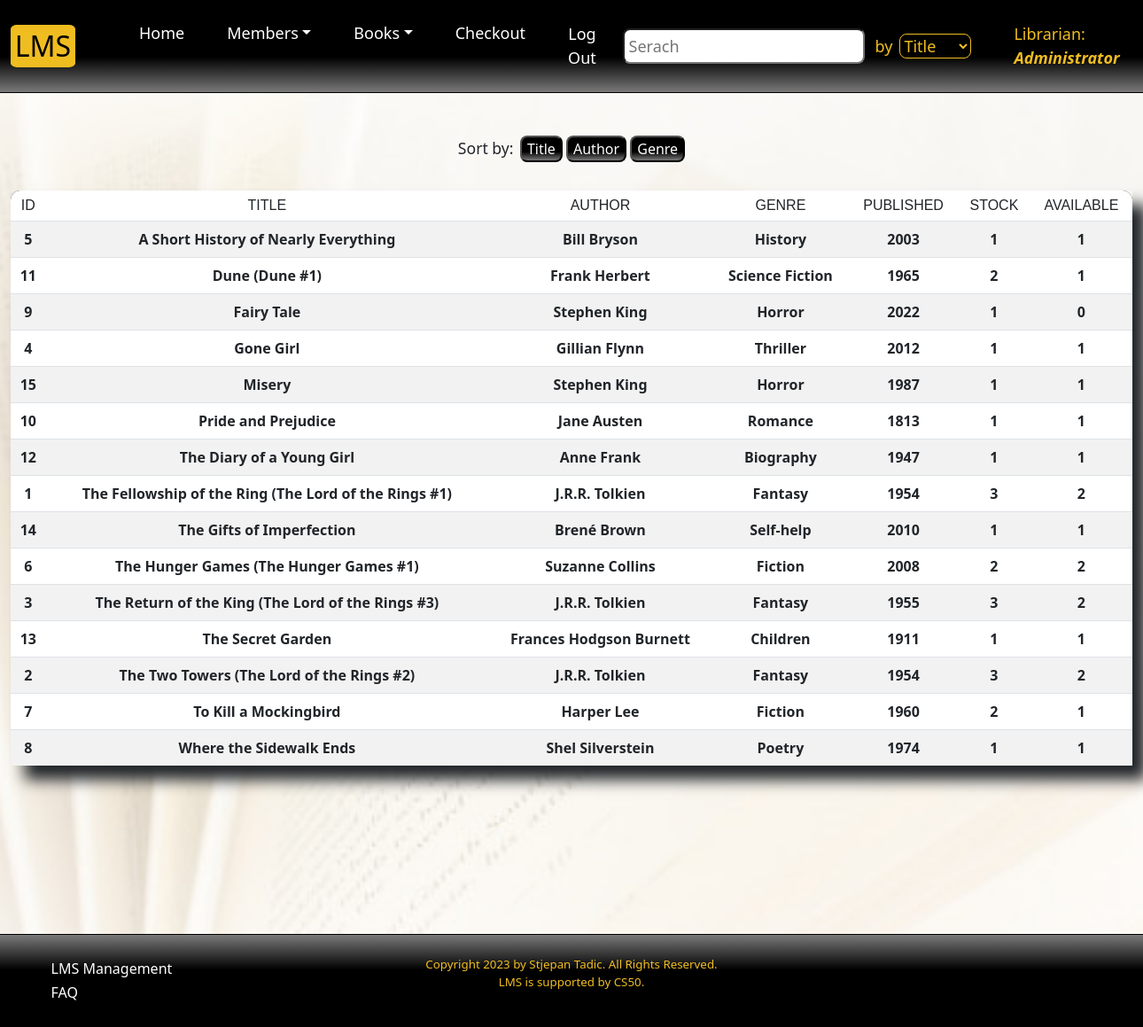
Page /catalogue (signed in) on the earlier database version.
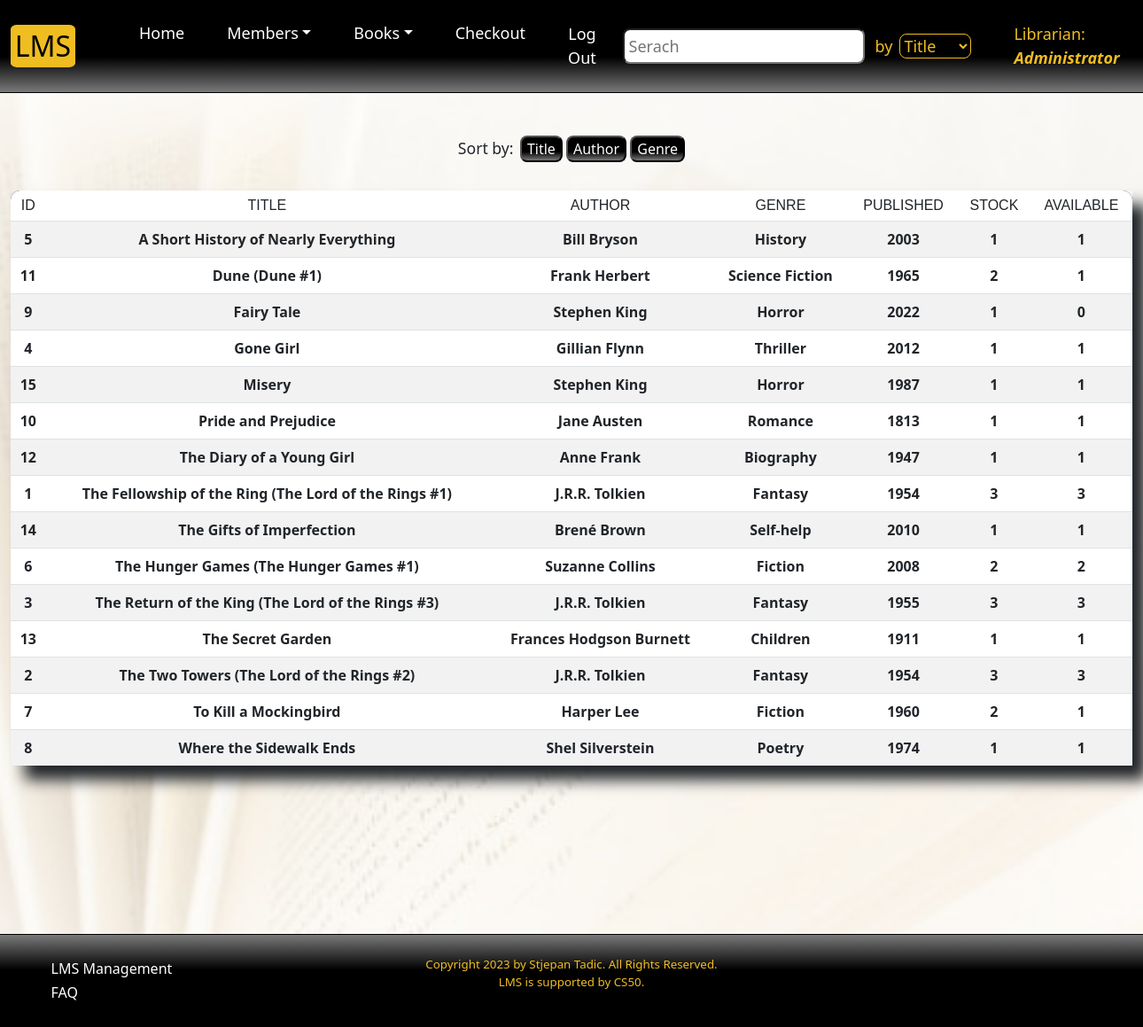
Same page on the later database version.
### tables this page shows
CREATE TABLE "books" ("id" INTEGER PRIMARY KEY AUTOINCREMENT UNIQUE NOT NULL, "title" TEXT NOT NULL, "author" TEXT NOT NULL, "genre" TEXT NOT NULL, "year" TEXT NOT NULL, "stock" INTEGER NOT NULL, "available" INTEGER NOT NULL, time TIMESTAMP NOT NULL DEFAULT CURRENT_TIMESTAMP);

### app.py (the view)
@app.route('/catalogue')
@login_required
def catalogue():
    user_id = session['user_id']
    name = db.execute('SELECT name FROM staff WHERE staff_id = ?', user_id)[0]['name']
    if request.args.get('sort') == 'title':
        return redirect('/catalogue')
    elif request.args.get('sort') == 'author':
        books = db.execute('SELECT * FROM books ORDER BY author ASC')
        return render_template('catalogue.html', books=books, name=name)
    elif request.args.get('sort') == 'genre':
        books = db.execute('SELECT * FROM books ORDER BY genre ASC')
        return render_template('catalogue.html', books=books, name=name)
    books = db.execute('SELECT * FROM books ORDER BY title ASC')
    return render_template('catalogue.html', books=books, name=name)

### app.py (called while the page is built)
@app.after_request
def after_request(response):
    response.headers["Cache-Control"] = "no-cache, no-store, must-revalidate"
    response.headers["Expires"] = 0
    response.headers["Pragma"] = "no-cache"
    return response

def login_required(f):
    @wraps(f)
    def decorated_function(*args, **kwargs):
        if session.get("user_id") is None:
            return redirect("/login")
        return f(*args, **kwargs)
    return decorated_function

### templates/catalogue.html (shortened to what this page needs)
{% extends "layout.html" %}
{% block search %}
<input id="search" class="search me-2" onkeyup="searchCatalogue()" type="search" name="query" autocomplete="off" placeholder="Serach" aria-label="Search" autofocus>
<span class="by">by</span>
<select name="field" id="field" class="select">
    <option value="title">Title</option>
</select>
{% endblock %}
{% block main %}
<div class="sort">
    <span class="sort-by">Sort by:</span>
    <a href="/catalogue?sort=title"><button class="button">Title</button></a>
    <a href="/catalogue?sort=author"><button class="button">Author</button></a>
    <a href="/catalogue?sort=genre"><button class="button">Genre</button></a>
</div>
<div class="wrapper">
<table id='books' class="table table-striped">
    <thead class="sticky-top table-top">
        <tr>
            <th scope="col" style="border-radius: 0.7rem 0 0 0;">ID</th>
            <th scope="col">TITLE</th>
            <th scope="col">AUTHOR</th>
            <th scope="col">GENRE</th>
            <th scope="col">PUBLISHED</th>
            <th scope="col">STOCK</th>
            <th scope="col" style="border-radius: 0 0.7rem 0 0;">AVAILABLE</th>
        </tr>
    </thead>
    <tbody>
        {% for book in books %}
        <tr class="row-data">
            <td>{{ book.id }}</td>
            <td>{{ book.title }}</td>
            <td>{{ book.author }}</td>
            <td>{{ book.genre }}</td>
            <td>{{ book.year }}</td>
            <td>{{ book.stock }}</td>
            <td>{{ book.available }}</td>
        </tr>
        {% endfor %}
    </tbody>
</table>
</div>
{% endblock %}

Differences in the rows shown:
changed books "The Fellowship of the Ring (The Lord of the Rings #1)": available "2" → "3"
changed books "The Return of the King (The Lord of the Rings #3)": available "2" → "3"
changed books "The Two Towers (The Lord of the Rings #2)": available "2" → "3"
